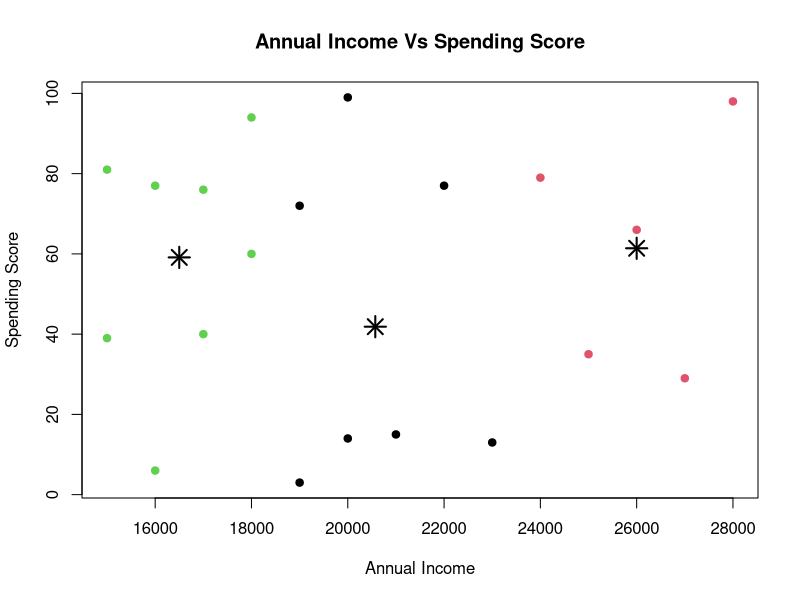

Here is the R script that generated this plot:

data <- read.csv("data/data.csv")

dframe <- data.frame(data)
data_cluster <- dframe[, c("AnnualIncome", "SpendingScore")]

set.seed(123)
kmeans_model <- kmeans(data_cluster, centers = 3)

print(kmeans_model)
print(kmeans_model$centers)

dframe$Cluster <- kmeans_model$cluster

plot(
  dframe$AnnualIncome, dframe$SpendingScore,
  col = dframe$Cluster,
  pch = 19,
  main = "Annual Income Vs Spending Score",
  xlab = "Annual Income",
  ylab = "Spending Score"
)

points(
  kmeans_model$centers[,"AnnualIncome"],
  kmeans_model$centers[,"SpendingScore"],
  pch = 8,
  cex = 2,
  lwd = 2
)
